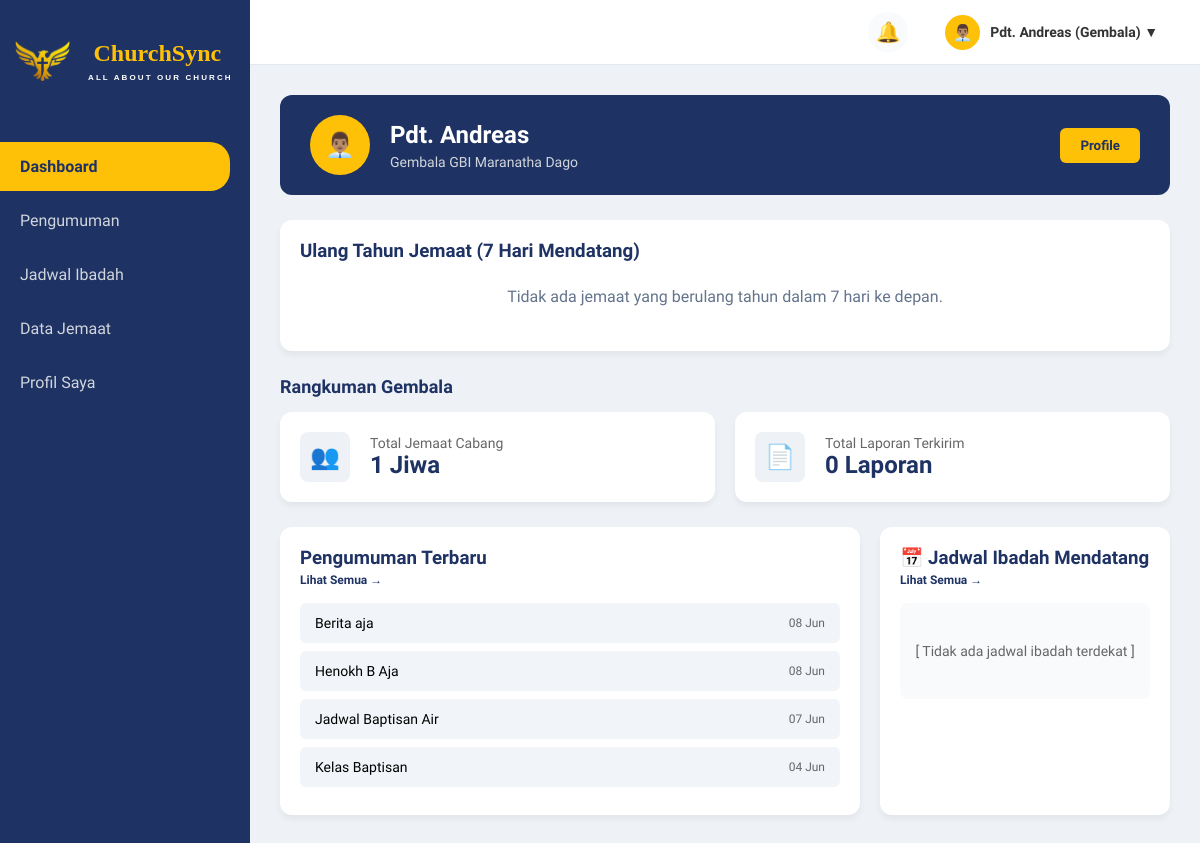
Before: /gembala/dashboard_gembala.php (signed in) with the older database file.
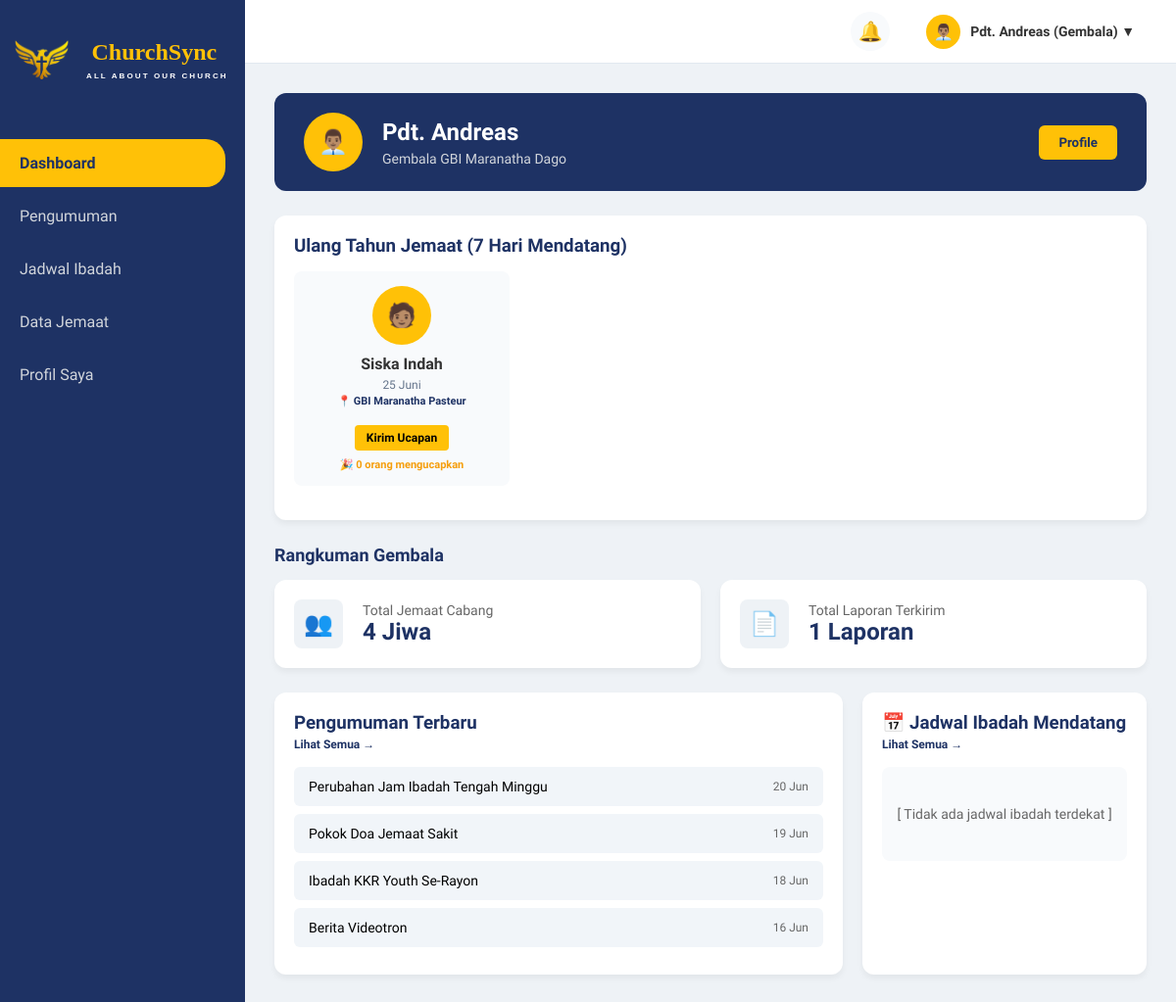
After: the same page with the newer database file.
### tables this page shows
CREATE TABLE `pengumuman` (
  `id_pengumuman` int(20) NOT NULL AUTO_INCREMENT,
  `judul_pengumuman` varchar(255) NOT NULL,
  `isi_pengumuman` text NOT NULL,
  `tanggal_publikasi` date NOT NULL,
  `status_publikasi` enum('Draft','Published') NOT NULL,
  `kategori_pengumuman` varchar(50) NOT NULL,
  `gambar_pendukung` varchar(255) NOT NULL,
  `target_tipe` enum('umum','cabang') NOT NULL DEFAULT 'umum',
  `id_cabang` int(11) DEFAULT NULL,
  PRIMARY KEY (`id_pengumuman`)
);

CREATE TABLE `jemaat` (
  `id_jemaat` int(20) NOT NULL AUTO_INCREMENT,
  `nama_lengkap` varchar(100) NOT NULL,
  `tanggal_lahir` date NOT NULL,
  `no_telp` varchar(100) NOT NULL,
  `alamat` varchar(255) NOT NULL,
  `email` varchar(100) NOT NULL,
  `password` varchar(100) NOT NULL,
  `role` enum('jemaat','gembala_cabang','admin') NOT NULL,
  `id_cabang` int(11) NOT NULL,
  PRIMARY KEY (`id_jemaat`),
  KEY `fk_jemaat_cabang` (`id_cabang`),
  CONSTRAINT `fk_jemaat_cabang` FOREIGN KEY (`id_cabang`) REFERENCES `cabang_gereja` (`id_cabang`)
);

CREATE TABLE `cabang_gereja` (
  `id_cabang` int(5) NOT NULL AUTO_INCREMENT,
  `nama_cabang` varchar(100) NOT NULL,
  `alamat_cabang` varchar(255) NOT NULL,
  `id_gembala` int(11) DEFAULT NULL,
  PRIMARY KEY (`id_cabang`)
);

### gembala/dashboard_gembala.php (the view, shortened to what the changed rows need)
<?php
include '../koneksi.php';
$nama_session = $_SESSION['nama_lengkap'];
$q_gembala = mysqli_query($conn, "SELECT j.*, c.nama_cabang
                                  FROM jemaat j
                                  JOIN cabang_gereja c ON j.id_cabang = c.id_cabang
                                  WHERE j.nama_lengkap = '$nama_session' AND j.role = 'gembala_cabang'");
$gembala = mysqli_fetch_assoc($q_gembala);
$id_cabang_gembala = $gembala['id_cabang'];
$q_total_jemaat = mysqli_query($conn, "SELECT COUNT(*) as total FROM jemaat WHERE id_cabang = '$id_cabang_gembala' AND role = 'jemaat'");
$total_jemaat = mysqli_fetch_assoc($q_total_jemaat)['total'];
$q_total_laporan = mysqli_query($conn, "SELECT COUNT(p.id_pendataan) as total
                                        FROM pendataan p
                                        JOIN jadwal_ibadah j ON p.id_jadwal = j.id_jadwal
                                        WHERE j.id_cabang = '$id_cabang_gembala'");
$total_laporan = mysqli_fetch_assoc($q_total_laporan)['total'];
$q_ultah = mysqli_query($conn, "
    SELECT j.id_jemaat, j.nama_lengkap, DAY(j.tanggal_lahir) as tgl, MONTH(j.tanggal_lahir) as bln, c.nama_cabang,
    (SELECT COUNT(*) FROM ucapan_ultah WHERE id_penerima = j.id_jemaat AND tahun = YEAR(NOW())) as total_ucapan
    FROM jemaat j
    LEFT JOIN cabang_gereja c ON j.id_cabang = c.id_cabang
    WHERE
        (DATE_FORMAT(j.tanggal_lahir, '%m-%d') BETWEEN DATE_FORMAT(NOW(), '%m-%d') AND DATE_FORMAT(DATE_ADD(NOW(), INTERVAL 7 DAY), '%m-%d'))
        OR
        (DATE_FORMAT(NOW(), '%m-%d') > DATE_FORMAT(DATE_ADD(NOW(), INTERVAL 7 DAY), '%m-%d') AND
        (DATE_FORMAT(j.tanggal_lahir, '%m-%d') >= DATE_FORMAT(NOW(), '%m-%d') OR DATE_FORMAT(j.tanggal_lahir, '%m-%d') <= DATE_FORMAT(DATE_ADD(NOW(), INTERVAL 7 DAY), '%m-%d')))
    ORDER BY
        CASE WHEN DATE_FORMAT(j.tanggal_lahir, '%m-%d') >= DATE_FORMAT(NOW(), '%m-%d') THEN 0 ELSE 1 END,
        DATE_FORMAT(j.tanggal_lahir, '%m-%d') ASC
    LIMIT 10
");
$q_pengumuman = mysqli_query($conn, "SELECT judul_pengumuman, tanggal_publikasi
                                     FROM pengumuman
                                     WHERE status_publikasi = 'Published'
                                     ORDER BY tanggal_publikasi DESC LIMIT 4");
$bulan_indo = ['Januari', 'Februari', 'Maret', 'April', 'Mei', 'Juni', 'Juli', 'Agustus', 'September', 'Oktober', 'November', 'Desember'];
?>
<!DOCTYPE html>
<html lang="id">
<head>
    <link rel="stylesheet" href="../style.css">
</head>
<body>
    <div class="content-wrapper">
        <div class="main-content">
            <div class="profile-banner">
                <div class="profile-info">
                    <div class="profile-text">
                        <h2><?= htmlspecialchars($gembala['nama_lengkap']); ?></h2>
                    </div>
                </div>
            </div>
            <div class="card">
                <div class="birthday-list">
                    <?php if (mysqli_num_rows($q_ultah) > 0): ?>
                        <?php while ($ultah = mysqli_fetch_assoc($q_ultah)): ?>
                            <div class="birthday-item">
                                <div class="avatar">🧑🏽</div>
                                <p style="font-weight: bold; margin-bottom: 5px; color: var(--text-dark);"><?= htmlspecialchars($ultah['nama_lengkap']); ?></p>
                                <p style="font-size: 12px; color: #64748b; margin-top: 0; margin-bottom: 3px;"><?= $ultah['tgl'] . ' ' . $bulan_indo[$ultah['bln'] - 1]; ?></p>
                                <p style="font-size: 11px; color: var(--primary-blue); font-weight: 600; margin-top: 0; margin-bottom: 8px;">
                                    📍 <?= $ultah['nama_cabang'] ? htmlspecialchars($ultah['nama_cabang']) : 'Pusat'; ?>
                                </p>
                                <button class="btn-ucapan" onclick="kirimUcapanIni(<?= $ultah['id_jemaat']; ?>, this)">Kirim Ucapan</button>
                                <p style="font-size: 11px; margin-top: 8px; color: #f59e0b; font-weight: bold;">
                                    🎉 <?= $ultah['total_ucapan']; ?> orang mengucapkan
                                </p>
                            </div>
                        <?php endwhile; ?>
                    <?php else: ?>
                        <p style="color: #64748b; padding: 10px; width: 100%; text-align: center;">Tidak ada jemaat yang berulang tahun dalam 7 hari ke depan.</p>
                    <?php endif; ?>
                </div>
            </div>
            <div class="summary-section">
                <div class="summary-grid">
                    <div class="stat-card">
                        <div class="stat-data">
                            <p>Total Jemaat Cabang</p>
                            <h3><?= $total_jemaat; ?> Jiwa</h3>
                        </div>
                    </div>
                    <div class="stat-card">
                        <div class="stat-data">
                            <p>Total Laporan Terkirim</p>
                            <h3><?= $total_laporan; ?> Laporan</h3>
                        </div>
                    </div>
                </div>
            </div>
            <div class="grid-container">
                <div class="card">
                    <ul class="pengumuman-list">
                        <?php if (mysqli_num_rows($q_pengumuman) > 0): ?>
                            <?php while ($pengumuman = mysqli_fetch_assoc($q_pengumuman)): ?>
                                <li>
                                    <span><?= htmlspecialchars($pengumuman['judul_pengumuman']); ?></span>
                                    <span class="tgl-pengumuman"><?= date('d M', strtotime($pengumuman['tanggal_publikasi'])); ?></span>
                                </li>
                            <?php endwhile; ?>
                        <?php else: ?>
                            <li style="justify-content: center; color: #64748b;">Belum ada pengumuman.</li>
                        <?php endif; ?>
                    </ul>
                </div>
            </div>
        </div>
    </div>
</body>
</html>

Changed rows visible on the page:
removed pengumuman: judul_pengumuman "Berita aja", tanggal_publikasi "08 Jun"
removed pengumuman: judul_pengumuman "Henokh B Aja", tanggal_publikasi "08 Jun"
no longer on this page (row unchanged): pengumuman: judul_pengumuman "Jadwal Baptisan Air", tanggal_publikasi "07 Jun"
removed pengumuman: judul_pengumuman "Kelas Baptisan", tanggal_publikasi "04 Jun"
added jemaat: nama_lengkap "Siska Indah", tgl "25", bln "Juni", id_cabang.nama_cabang "GBI Maranatha Pasteur", total_ucapan "0"
added pengumuman: judul_pengumuman "Perubahan Jam Ibadah Tengah Minggu", tanggal_publikasi "20 Jun"
added pengumuman: judul_pengumuman "Pokok Doa Jemaat Sakit", tanggal_publikasi "19 Jun"
added pengumuman: judul_pengumuman "Ibadah KKR Youth Se-Rayon", tanggal_publikasi "18 Jun"
added pengumuman: judul_pengumuman "Berita Videotron", tanggal_publikasi "16 Jun"
Other visible differences:
$total_jemaat: "1" → "4"
$total_laporan: "0" → "1"
text no longer shown: "Tidak ada jemaat yang berulang tahun dalam 7 hari ke depan."
